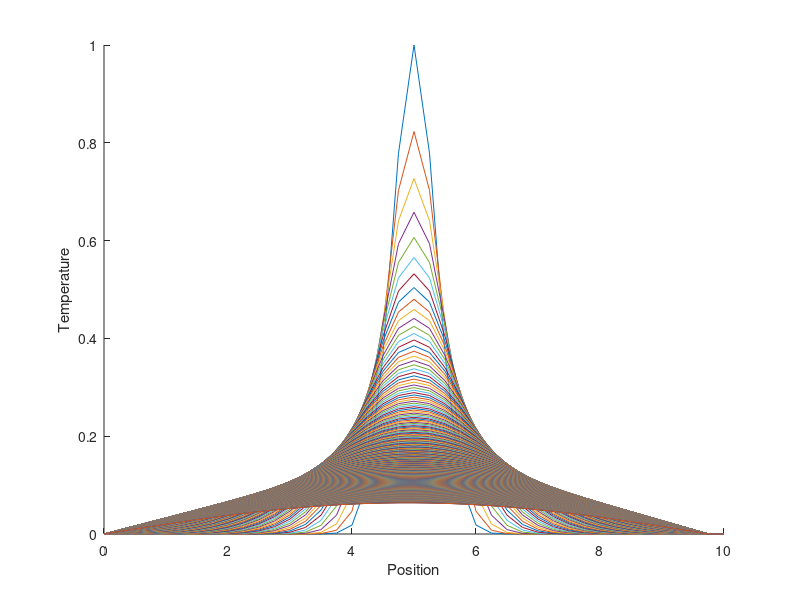

Recreate this plot in MATLAB.
times = 0.025:0.025:(10 - 0.025);
f_hat = zeros(400, 41);
value_row = zeros(1, 41);

% create first row
for i = 2:40
	value_row(i) = exp(-4 * ((((i - 1) / 4) - 5)^2));
end
value_row(41) = 0;
value_row;
f_hat = [value_row; f_hat];
 
for j = 2:401
	for i = 39:-1:2
		f_hat(j, i) = f_hat(j - 1, i) + 0.4 * (f_hat(j - 1, i + 1) - (2 * f_hat(j - 1, i)) + f_hat(j - 1, i - 1));
	end
end
 
f_hat;

% after matrix constructed, transpose it to get real f_hat
real_f_hat = f_hat.';
hold on
for tt = 1:401
    plot(0:.25:10, real_f_hat(:,tt))
end
xlabel("Position")
ylabel("Temperature")